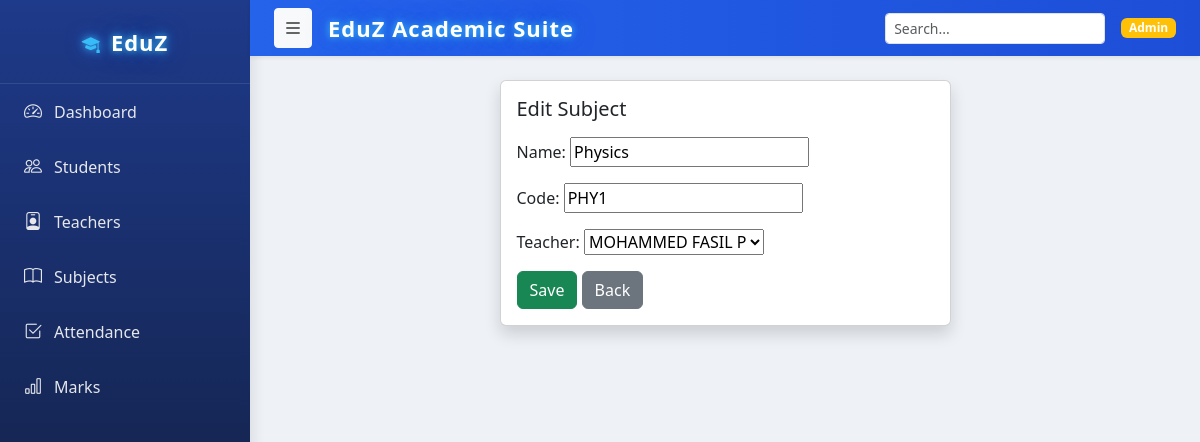
Screenshot of /subjects/edit/1/ with the database file from the repository.
### subjects/models.py (models this page shows, shortened)
class Subject(models.Model):
    name = models.CharField(max_length=100)
    code = models.CharField(max_length=20, unique=True)
    teacher = models.ForeignKey(
        Teacher,
        on_delete=models.SET_NULL,
        null=True,
        blank=True
    )

### teachers/models.py (models this page shows)
class Teacher(models.Model):
    name = models.CharField(max_length=100)
    email = models.EmailField()
    department = models.CharField(max_length=100)
    phone = models.CharField(max_length=20)
    def __str__(self):
        return self.name

### subjects/views.py (the view)
# urls.py: path("edit/<int:pk>/", views.subject_edit, name="subject_edit"),
def subject_edit(request, pk):
    subject = get_object_or_404(Subject, pk=pk)
    form = SubjectForm(request.POST or None, instance=subject)
    if form.is_valid():
        form.save()
        return redirect("subject_list")
    return render(request, "form.html", {
        "form": form,
        "title": "Edit Subject"
    })

### subjects/forms.py
class SubjectForm(forms.ModelForm):
    class Meta:
        model = Subject
        fields = "__all__"

### core/context_processors.py (called while the page is built)
def role_flags(request):
    if not request.user.is_authenticated:
        return {}
    return {
        "is_admin": request.user.groups.filter(name="Admin").exists(),
        "is_teacher": request.user.groups.filter(name="Teacher").exists(),
        "is_student": request.user.groups.filter(name="Student").exists(),
    }

### core/templates/form.html (shortened to what this page needs)
{% extends "base.html" %}
{% block content %}
<div class="card shadow col-md-6 mx-auto">
<div class="card-body">
<h5 class="mb-3">{{ title }}</h5>
<form method="post">
{{ form.as_p }}
<button class="btn btn-success">Save</button>
<a href=".." class="btn btn-secondary">Back</a>
</form>
</div>
</div>
{% endblock %}

### core/templates/base.html (style rules this page uses)
body { background:#eef2f7; }

### rows the page displays
Subject: name "Physics", code "PHY1", teacher "MOHAMMED FASIL P"

### other values shown
{{ title }} "Edit Subject"
